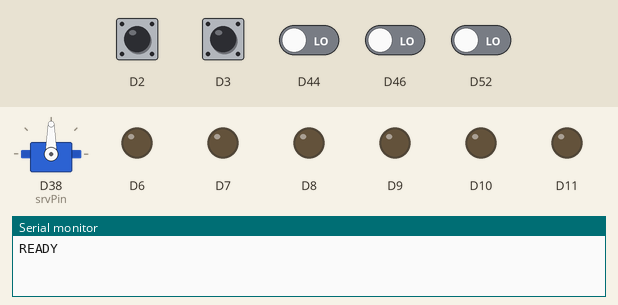
Simulated run of this program. Board: Arduino Due. Parts: servo, output pins drawn as LEDs (lit = HIGH), the last lines printed to the serial monitor. The test bench sets the inputs (shaded band); at power-on: D2, D3 HIGH, D44, D46, D52 LOW.

Above: at 0.1 s.
At 3.1 s:
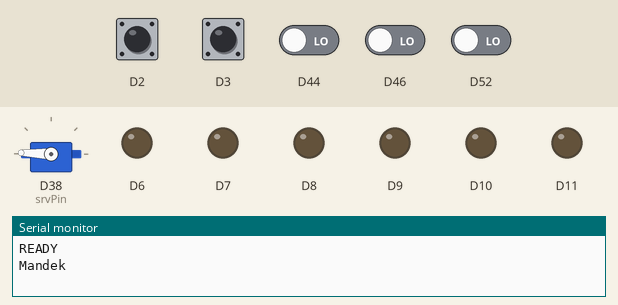
Timing chart, 0 to 4.6 s (numbered marks = the images above):
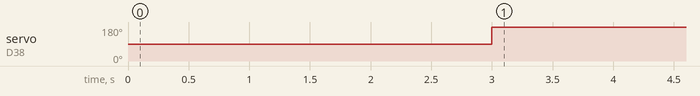

The program:

main.cpp
```cpp
#include "main.h"

void EN1()
{
  m1.isrHandler();
}

void EN2()
{
  m2.isrHandler();
}
#if defined(RAMAV1)
void EN3()
{
  m3.isrHandler();
}
void EN4()
{
  m4.isrHandler();
}
#endif

void timerIsr()
{
  m1.calculateRpm(SAMPLING_TIME);
  m2.calculateRpm(SAMPLING_TIME);
#if defined(RAMAV1)
  m3.calculateRpm(SAMPLING_TIME);
  m4.calculateRpm(SAMPLING_TIME);
#endif
}

void setup()
{
  // delay(5000);
  Serial.begin(9600);
  Serial2.begin(115200);
  Serial2.print("bolt");
  Serial2.write(13);
  Serial2.print("11111111");
  Serial2.write(13);
  servo.attach(srvPin);
  // pinMode(10, INPUT);
  // m1.pid(5, 0.1, 0.4, 2000);
  // m2.pid(5, 0.1, 0.4, 2000);
  attachInterrupt(digitalPinToInterrupt(m1.en_a), EN1, FALLING);
  attachInterrupt(digitalPinToInterrupt(m2.en_a), EN2, FALLING);

#if defined(RAMAV1)
  attachInterrupt(digitalPinToInterrupt(m3.en_a), EN3, FALLING);
  attachInterrupt(digitalPinToInterrupt(m4.en_a), EN4, FALLING);
#endif
// #if (SAM3XA_SERIES) || (SAM3N_SERIES) || (SAM3S_SERIES)
//   Timer1.attachInterrupt(timerIsr).start(SAMPLING_TIME * 1000);
// #else
//   Timer1.initialize(100000);
//   Timer1.attachInterrupt(timerIsr);
// #endif
  Serial.println("READY");
}

void loop()
{
  int y = ex7.y();
  int rotate = ex7.rotate();
  int cameraDeg = ex7.cameraDegree();
  servo.write(cameraDeg);
  if (ex7.connected && (abs(y)> 50 || abs(rotate)> 50))
  {
    if (abs(rotate) < 50)
    {
      Serial.println("Maju mundur");
      y > 0 ? base.forward(y) : base.reverse(y);
    }
    else
    {
      Serial.println("muter");
      rotate > 0 ? base.rotateRight(rotate) : base.rotateLeft(rotate);
    }
  }
  else
  {
    Serial.println("Mandek");
    base.brake();
  }
}
```

main.h
```cpp
#include <Arduino.h>
// #include <Pwm.h>
#define RAMAV2
/*
    Untuk Due menggunakan DueTimer, untuk mega menggunakan
    TimerOne
*/
#if (SAM3XA_SERIES) || (SAM3N_SERIES) || (SAM3S_SERIES)
#include <FreeRTOS_ARM.h>
#define SYSRESETREQ    (1<<2)
#define VECTKEY        (0x05fa0000UL)
#define VECTKEY_MASK   (0x0000ffffUL)
#define AIRCR          (*(uint32_t*)0xe000ed0cUL) // fixed arch-defined address
#define REQUEST_EXTERNAL_RESET (AIRCR=(AIRCR&VECTKEY_MASK)|VECTKEY|SYSRESETREQ)
#else
// #include <TimerOne.h>
#endif

#include <Motor.h>
#include <Kinematic.h>
#include <EX7.h>
#include <Servo.h>
#define SAMPLING_TIME   100

#if defined(RAMAV1)

#define M1_A    22
#define M1_B    23
#define M1_PWM  9
#define EN1_A   3
#define EN1_B   11

#define M2_A    24
#define M2_B    25
#define M2_PWM  8
#define EN2_A   2
#define EN2_B   10

#define M3_A    26
#define M3_B    27
#define M3_PWM  7
#define EN3_A   18
#define EN3_B   14

#define M4_A    29
#define M4_B    28
#define M4_PWM  6
#define EN4_A   19
#define EN4_B   15


// Rama V1
#define AUX3    33
#define AUX2    40
#define AUX1    41
#define YAW     42
#define PITCH   46
#define ROLL    48
#define THROT   52

#elif defined(RAMAV2)
#define EN1_A   2
#define EN1_B   4
#define M1_A    7
#define M1_B    8
#define M1_PWM  6

#define EN2_A   3
#define EN2_B   5
#define M2_A    11
#define M2_B    10
#define M2_PWM  9
// pin remot gan
#define AUX3    52
#define AUX2    50
#define AUX1    48
#define YAW     46
#define PITCH   44
#define ROLL    42
#define THROT   40

#define srvPin  38
#endif
/* Inisialisasi library
 */

#if defined(RAMAV1)
Motor m1(M1_A, M1_B, M1_PWM, EN1_A, EN1_B);
Motor m2(M2_A, M2_B, M2_PWM, EN2_A, EN2_B);
Motor m3(M3_A, M3_B, M3_PWM, EN3_A, EN3_B);
Motor m4(M4_A, M4_B, M4_PWM, EN4_A, EN4_B);
Kinematic base(m1, m2, m3, m4);

#elif defined(RAMAV2)
Motor m1(M1_A, M1_B, M1_PWM, EN1_A, EN1_B);
Motor m2(M2_A, M2_B, M2_PWM, EN2_A, EN2_B);
Kinematic base(m1, m2);
#endif
EX7 ex7(AUX3, AUX2, AUX1, YAW, PITCH, ROLL, THROT);

Servo servo;
// inisialisasi fungsi
void EN1(void); void EN2(void); void timerIsr(void);

volatile int x,y,rotate;
unsigned long last, now;
```

Measured:
- by itself, servo on D38 (srvPin): 90° → 178° at 3.0 s
